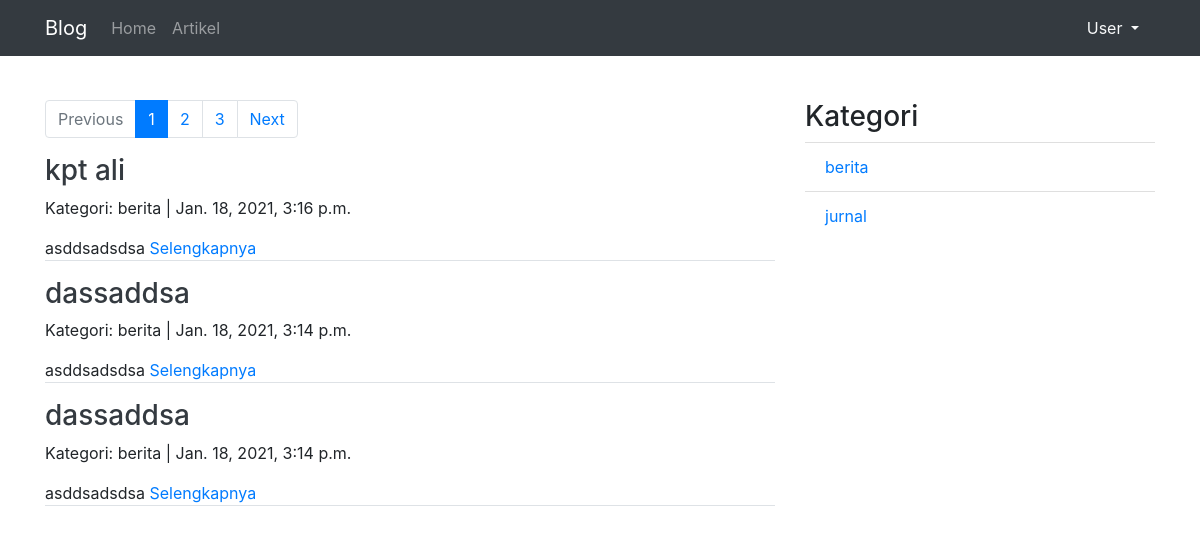
Page /artikel/1 on the committed database.
### artikel/models.py (models this page shows, shortened)
class Artikel(models.Model):
    judul       = models.CharField(max_length=255)
    isi         = models.TextField()
    kategori    = models.CharField(max_length=255)
    published   = models.DateTimeField(auto_now_add=True)
    updated     = models.DateTimeField(auto_now=True)
    slug        = models.SlugField(blank=True,editable=False)

### artikel/views.py (the view)
# urls.py: path('<int:page>',ArtikelListView.as_view(),name='list')
class ArtikelListView(ListView):
    model = Artikel
    template_name = "artikel/artikel_list.html"
    context_object_name = 'artikel_list'
    ordering = ['-published']
    paginate_by = 3
    def get_context_data(self,*args,**kwargs):
    	kategori_list = self.model.objects.values_list('kategori', flat=True).distinct()
    	self.kwargs.update({'kategori_list':kategori_list})
    	kwargs = self.kwargs
    	return super().get_context_data(*args,**kwargs)

### artikel/templates/artikel/artikel_list.html (shortened to what this page needs)
{% extends "base.html" %}
{% block contents %}
<div class="row">
	<div class="col-md-8">
		{% if is_paginated %}
			<nav aria-label="artikelPage">
			  <ul class="pagination">
			    {% if page_obj.has_previous %}
			    	<li class="page-item">
				      <a class="page-link" href="{% url 'artikel:list' page_obj.previous_page_number%}">Previous</a>
				    </li>
				{% else %}
					<li class="page-item disabled">
				      <a class="page-link" href="#" tabindex="-1" aria-disabled="true">Previous</a>
				    </li>
			    {% endif %}
			    {% for page in paginator.page_range %}
			    	{% if page is page_obj.number %}
			    	<li class="page-item active" aria-current="page">
			    		<span class="page-link" href="#">{{page}}<span class="sr-only">(current)</span></span>
			    	</li>
			    	{% else %}
			    	<li class="page-item">
			    		<a class="page-link" href="{% url 'artikel:list' page %}">{{page}}</a>
			    	</li>
			    	{% endif %}
			    {% endfor %}
			    {% if page_obj.has_next %}
			    	<li class="page-item">
				      <a class="page-link" href="{% url 'artikel:list' page_obj.next_page_number%}">Next</a>
				    </li>
				{% else %}
					<li class="page-item disabled">
				      <a class="page-link" href="#" tabindex="-1" aria-disabled="true">Next</a>
				    </li>
			    {% endif %}
			  </ul>
			</nav>
			{% endif %}
			{% for artikel in artikel_list %}
				<h3><a class="text-dark" href="{% url 'artikel:detail' artikel.slug %}">{{artikel.judul}}</a></h3>
				<p>Kategori: {{artikel.kategori}} | {{artikel.published}}</p>
				<p class="border-bottom">{{artikel.isi|truncatewords:50}} <a href="{% url 'artikel:detail' artikel.slug %}">Selengkapnya</a></p>
			{% endfor %}
	</div>
	<div class="col-sm">
		<h3>Kategori</h3>
		<ul class="list-group list-group-flush">
		  	{% for kategori in kategori_list %}
		  		<li class="list-group-item"><a href="{% url 'artikel:category' kategori 1 %}">{{kategori}}</a></li>
		  	{% endfor %}
		</ul>
	</div>
</div>
{% endblock contents %}

### rows in the picture
Artikel: judul "kpt ali", kategori "berita", published "Jan. 18, 2021, 3:16 p.m.", isi "asddsadsdsa"
Artikel: judul "dassaddsa", kategori "berita", published "Jan. 18, 2021, 3:14 p.m.", isi "asddsadsdsa"
Artikel: judul "dassaddsa", kategori "berita", published "Jan. 18, 2021, 3:14 p.m.", isi "asddsadsdsa"

### other values in the picture
{{ page }} "1"
{{ page }} "2" "3"
{{ kategori }} "berita" "jurnal"
